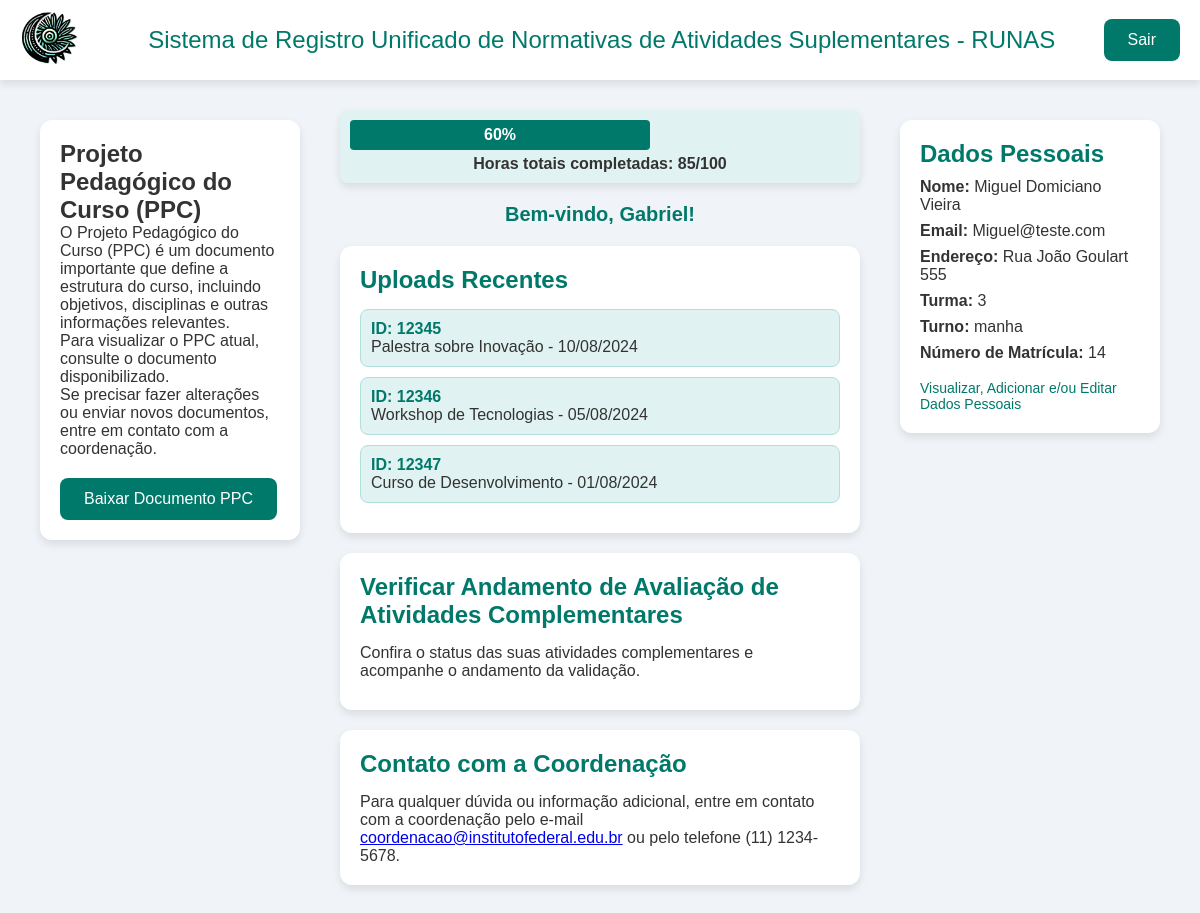
The page /main-aluno.php (signed in) on the database as committed earlier.
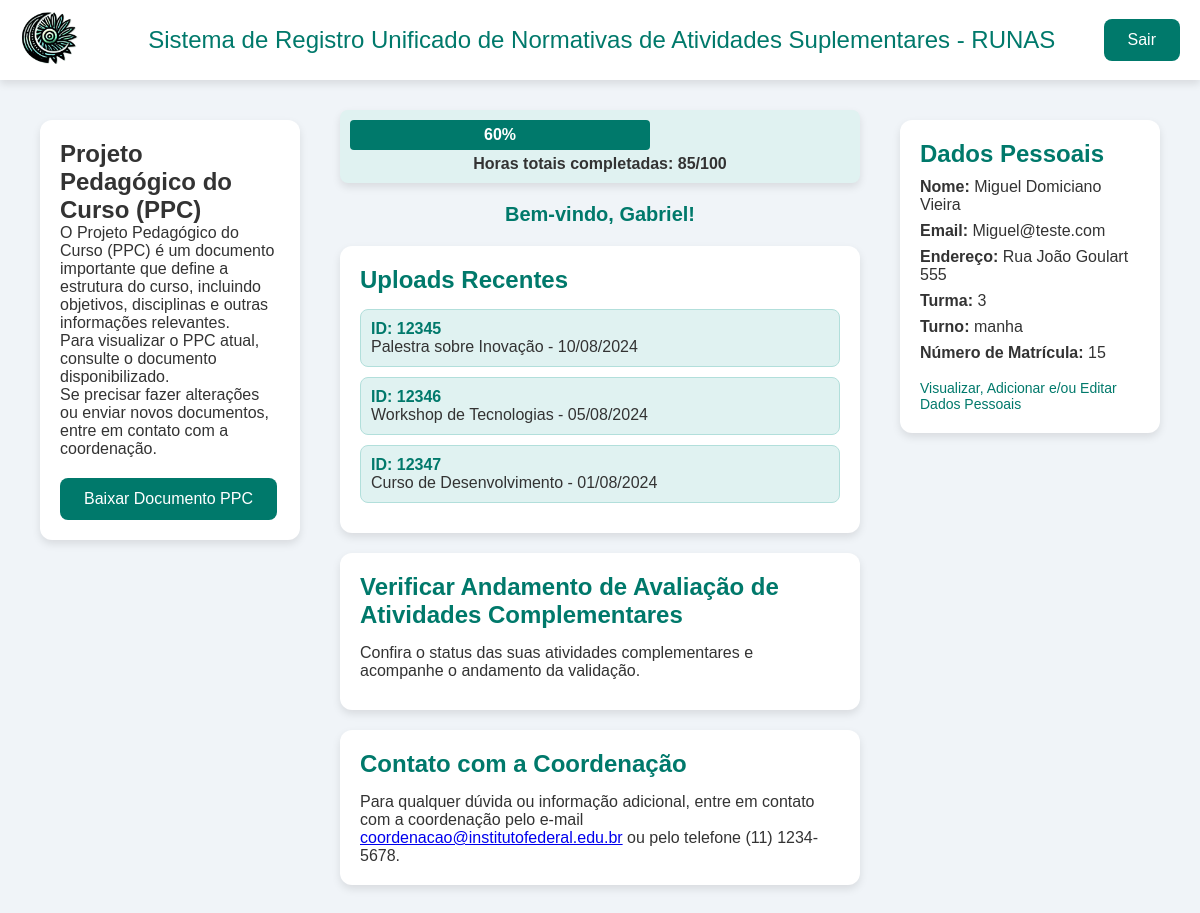
The same page on the database as committed later.
### tables this page shows
CREATE TABLE `discente` (
  `id` int(11) NOT NULL,
  `nome` varchar(255) DEFAULT NULL,
  `cpf` varchar(11) DEFAULT NULL,
  `matricula` varchar(50) DEFAULT NULL,
  `email` varchar(255) DEFAULT NULL,
  `senha` varchar(255) DEFAULT NULL,
  `telefone` varchar(20) DEFAULT NULL,
  `endereco` varchar(255) DEFAULT NULL,
  `turno` varchar(100) DEFAULT NULL,
  `turma` int(11) DEFAULT NULL,
  `status` int(11) NOT NULL DEFAULT 0
);

### main-aluno.php (the view, shortened to what this page needs)
<?php
include "config.php";
$id = $_SESSION['id'];
$sql = "SELECT nome, email, matricula, turma, turno, endereco FROM discente WHERE id = '$id'";
$result = $DB->query($sql) or die("Falha na execução do MySQL: " . $DB->error);
if ($result->num_rows > 0) {
    $usuario = $result->fetch_assoc();
} else {
    echo "Usuário não encontrado.";
    exit();
}
?>
<!DOCTYPE html>
<html lang="pt-br">
<head>
</head>
<body>
    <header class="header">
        <a href="index.php"><img src="img/Runa-noname.png" alt="Logo Runas" class="logo"></a>
        <div class="title">Sistema de Registro Unificado de Normativas de Atividades Suplementares - RUNAS</div>
        <a href="logout.php" class="logout-button">Sair</a>
    </header>
    <div class="container">
        <div class="left-column">
            <div class="ppc">
                <h2>Projeto Pedagógico do Curso (PPC)</h2>
                <p>O Projeto Pedagógico do Curso (PPC) é um documento importante que define a estrutura do curso, incluindo objetivos, disciplinas e outras informações relevantes.</p>
                <p>Para visualizar o PPC atual, consulte o documento disponibilizado.</p>
                <p>Se precisar fazer alterações ou enviar novos documentos, entre em contato com a coordenação.</p>
                <a href="docs/ppc-regente.pdf" class="download-button" download>Baixar Documento PPC</a>
            </div>
        </div>
        <div class="center-column">
            <div class="progress-container">
                <div class="progress-bar" style="width: 60%;">
                    <div class="progress-info">60%</div>
                </div>
                <div class="progress-details">Horas totais completadas: 85/100</div>
            </div>
            <div class="welcome-message">
                Bem-vindo, Gabriel!
            </div>
            <div class="uploads-recentes">
                <h2>Uploads Recentes</h2>
                <ul>
                    <li><span>ID: 12345</span>Palestra sobre Inovação - 10/08/2024</li>
                    <li><span>ID: 12346</span>Workshop de Tecnologias - 05/08/2024</li>
                    <li><span>ID: 12347</span>Curso de Desenvolvimento - 01/08/2024</li>
                </ul>
            </div>
            <div class="verificacao">
                <h2>Verificar Andamento de Avaliação de Atividades Complementares</h2>
                <p>Confira o status das suas atividades complementares e acompanhe o andamento da validação.</p>
            </div>
            <div class="contact-info">
                <h2>Contato com a Coordenação</h2>
                <p>Para qualquer dúvida ou informação adicional, entre em contato com a coordenação pelo e-mail <a href="mailto:coordenacao@institutofederal.edu.br">coordenacao@institutofederal.edu.br</a> ou pelo telefone (11) 1234-5678.</p>
            </div>
        </div>
        <div class="right-column">
            <div class="user-info">
                <h2>Dados Pessoais</h2>
                <p><strong>Nome:</strong> <?php echo $usuario['nome']; ?></p>
                <p><strong>Email:</strong> <?php echo $usuario['email']; ?></p>
                <p><strong>Endereço:</strong> <?php echo $usuario['endereco']; ?></p>
                <p><strong>Turma:</strong> <?php echo $usuario['turma']; ?></p>
                <p><strong>Turno:</strong> <?php echo $usuario['turno']; ?></p>
                <p><strong>Número de Matrícula:</strong> <?php echo $usuario['matricula']; ?></p>
                <a href="editar-dados.php" class="edit-link">Visualizar, Adicionar e/ou Editar Dados Pessoais</a>
            </div>
        </div>
    </div>
</body>
</html>

Rows that differ between the two databases and show on the page:
changed discente "Miguel Domiciano Vieira": matricula "14" → "15"
